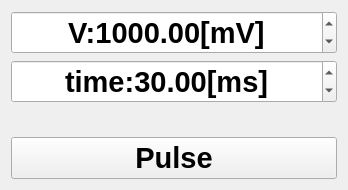
<?xml version="1.0" encoding="UTF-8"?>
<ui version="4.0">
 <class>SinglePulseWnd</class>
 <widget class="QWidget" name="SinglePulseWnd">
  <property name="geometry">
   <rect>
    <x>0</x>
    <y>0</y>
    <width>348</width>
    <height>190</height>
   </rect>
  </property>
  <property name="font">
   <font>
    <pointsize>22</pointsize>
    <weight>75</weight>
    <bold>true</bold>
   </font>
  </property>
  <property name="windowTitle">
   <string>Single pulse</string>
  </property>
  <layout class="QVBoxLayout" name="verticalLayout">
   <item>
    <widget class="QDoubleSpinBox" name="volt">
     <property name="locale">
      <locale language="C" country="AnyCountry"/>
     </property>
     <property name="alignment">
      <set>Qt::AlignCenter</set>
     </property>
     <property name="prefix">
      <string>V:</string>
     </property>
     <property name="suffix">
      <string>[mV]</string>
     </property>
     <property name="minimum">
      <double>-12000.000000000000000</double>
     </property>
     <property name="maximum">
      <double>12000.000000000000000</double>
     </property>
     <property name="value">
      <double>1000.000000000000000</double>
     </property>
    </widget>
   </item>
   <item>
    <widget class="QDoubleSpinBox" name="duration">
     <property name="alignment">
      <set>Qt::AlignCenter</set>
     </property>
     <property name="prefix">
      <string>time:</string>
     </property>
     <property name="suffix">
      <string>[ms]</string>
     </property>
     <property name="maximum">
      <double>100000.000000000000000</double>
     </property>
     <property name="value">
      <double>30.000000000000000</double>
     </property>
    </widget>
   </item>
   <item>
    <spacer name="verticalSpacer">
     <property name="orientation">
      <enum>Qt::Vertical</enum>
     </property>
     <property name="sizeHint" stdset="0">
      <size>
       <width>20</width>
       <height>40</height>
      </size>
     </property>
    </spacer>
   </item>
   <item>
    <widget class="QPushButton" name="apply">
     <property name="text">
      <string>Pulse</string>
     </property>
    </widget>
   </item>
  </layout>
 </widget>
 <resources/>
 <connections/>
</ui>
